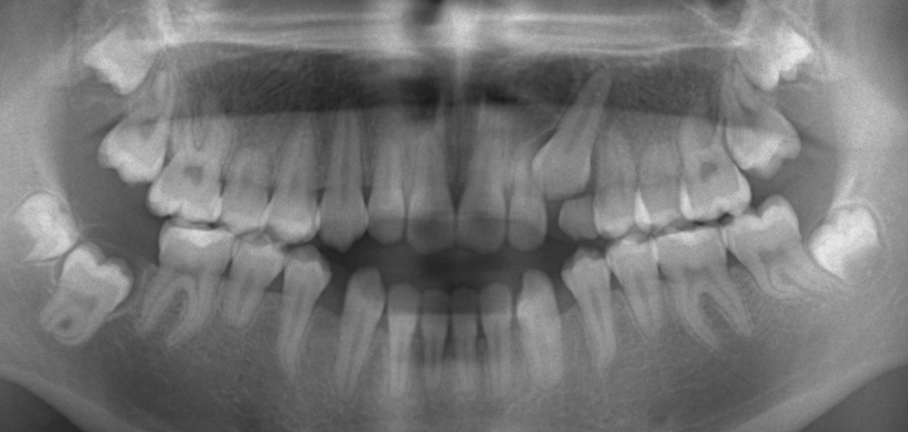
#> input picture _Data/Radiographs/extra/Cropped/24_cropped.tif, 1816 x 864 px, found by its file name (shown at 1/2 size)
$ python molar.py   (Python 2 division)
#> lines starting #> are read from the running program, lines starting #| are printed output that depends on the picture; pictures that were not available may be replaced by others from this repository, and a replacement may not be noted
import cv2
import cv2.cv as cv
import numpy as np
import numpy.ma as ma
import matplotlib.pyplot as plt
import math
import PIL
from PIL import Image
import sys
import datetime
from PIL import ImageFilter
import fnmatch
import os
import time
import argparse
from sklearn.cluster import AffinityPropagation
from sklearn import metrics
import scipy


def createX(directory, nbDim=60*60):
    '''
    Create an array that contains all the images in directory.
    @return np.array, shape=(nb images in directory, nb pixels in image)
    '''

    filenames = fnmatch.filter(os.listdir(directory),'*.png')
    nbImages = len(filenames)
    X = np.zeros( (nbImages,nbDim) )#, dtype=np.uint8 )
    for i,filename in enumerate( filenames ):
        file_in = directory+"/"+filename
        img = cv2.imread(file_in)
        gray = cv2.cvtColor(img, cv2.COLOR_BGR2GRAY)
        gray = cv2.equalizeHist(gray)
        X[i,:] = gray.flatten()
    print X.dtype
    return X


def pca(X, nb_components=0):
    '''
    Do a PCA analysis on X
    @param X:                np.array containing the samples
                             shape = (nb samples, nb dimensions of each sample)
    @param nb_components:    the nb components we're interested in
    @return: return the nb_components largest eigenvalues and eigenvectors of the covariance matrix and return the average sample
    '''
#> called with X = array of shape (0, 7000), nb_components = 0
    [n,d] = X.shape

    '''n: number of images; d=total pixels'''

    if (nb_components <= 0) or (nb_components>n):
        nb_components = n

    #Compute the averaged matrix
    mu = np.mean(X,axis=0)
    Xaver = X - mu

    #Compute the covariance matrix:
    #Two ways of doing it: by hand (first) or by method (second)
    #Note: it's not actually the covariant matrix

    covMat = (np.mat(Xaver)*np.mat(Xaver).T)/(d-1)
    #covMat = np.cov(Xaver)

    #Compute eigenvalues and eigenvector
    #Using the function "eigh" for symmetric matrices, gives worse results
    #I use the approximate method
    eigenvalue, eigenvector = np.linalg.eig(covMat)
    eigenvector = np.mat(Xaver).T*np.mat(eigenvector)

    #Normalize eigenvectors
    norm = np.zeros(nb_components)
    for i in range(nb_components):
        norm[i] = np.linalg.norm(eigenvector[:,i])
    eigenvector = eigenvector/norm

    #method argsort gives the indices that would sort an array
    indices = np.argsort(eigenvalue)
    indices = indices[::-1]
    eigenvalue = sorted(eigenvalue,reverse=True)
    eigenvector = eigenvector[:,indices]
    eigenvalue = eigenvalue[:nb_components]
    eigenvector = eigenvector[:,np.arange(nb_components)]

    return eigenvalue, eigenvector, mu


def database(nbPixelsHeight,nbPixelsWide, directoryPositive, directoryNegative):

    for filename in fnmatch.filter(os.listdir(directoryPositive),'*.png'):
        file_in = directoryPositive+filename
        file_out = directoryPositive+'Rescaled/'+filename
        img = cv2.imread(file_in)

        gray = cv2.cvtColor(img, cv2.COLOR_BGR2GRAY)

        dim = (nbPixelsWide, nbPixelsHeight)
        gray = cv2.resize(gray, dim, interpolation = cv2.INTER_AREA)

        cv2.imwrite(file_out, gray)


    for filename in fnmatch.filter(os.listdir(directoryNegative),'*.png'):
        file_in = directoryNegative+filename
        file_out = directoryNegative+'Rescaled/'+filename
        img = cv2.imread(file_in)

        gray = cv2.cvtColor(img, cv2.COLOR_BGR2GRAY)

        dim = (nbPixelsWide, nbPixelsHeight)
        gray = cv2.resize(gray, dim, interpolation = cv2.INTER_AREA)

        cv2.imwrite(file_out, gray)


def project(W, X, mu):
    '''
    Project X on the space spanned by the vectors in W.
    mu is the average image.
    '''

    [n,d] = W.shape
    Y = np.zeros(d)

    for i in range(d):
        Y[i] = np.mat(X-mu)*np.mat(W[:,i])

    return Y


def reconstruct(W, Y, mu):
    '''
    Reconstruct an image based on its PCA-coefficients Y, the eigenvectors W and the average mu.
    '''

    [n,d] = W.shape
    X = np.zeros(n)
    X += mu
    X=X.reshape(n,1)

    for i in range(d):
        X = X + W[:,i]*Y[i]


    return X

def normalize(img):
    '''
    Normalize an image such that it min=0 , max=255 and type is np.uint8
    '''
    return (img*(255./(np.max(img)-np.min(img)))+np.min(img)).astype(np.uint8)


def sliding_window(image,imageEdges, stepSize, windowSize):
	# slide a window across the image
	for y in xrange(0, image.shape[0], stepSize):
		for x in xrange(0, image.shape[1], stepSize):
			# yield the current window GENERATOR (can only be iterated once)
			yield (x, y, image[y:y + windowSize[1], x:x + windowSize[0]],
			             imageEdges[y:y + windowSize[1], x:x + windowSize[0]])

def sliding_windowSimple(image, stepSize, windowSize):
	# slide a window across the image
	for y in xrange(0, image.shape[0], stepSize):
		for x in xrange(0, image.shape[1], stepSize):
			# yield the current window GENERATOR (can only be iterated once)
			yield (x, y, image[y:y + windowSize[1], x:x + windowSize[0]])


if __name__ == '__main__':

    #nbPixels = number of pixels in one of the dimensions of the image

    nbPixelsHeight = 100
    nbPixelsWide = 70

    #database resizes the picture sof the molars with the same size nbPixels x nbPixels

    directoryPositive = '_Data/Radiographs/PositiveMolars/'
    directoryNegative = '_Data/Radiographs/NegativeMolars/'
    database(nbPixelsHeight, nbPixelsWide, directoryPositive,directoryNegative)

    directoryPositiveEdges = '_Data/Radiographs/PositiveMolarsEdges/'
    directoryNegativeEdges = '_Data/Radiographs/NegativeMolarsEdges/'
    database(nbPixelsHeight, nbPixelsWide, directoryPositiveEdges,directoryNegativeEdges)

    #X is the vector with the pixels of the images for PCA

    X = createX('_Data/Radiographs/PositiveMolars/Rescaled',nbPixelsHeight*nbPixelsWide)
    XNonMolar = createX('_Data/Radiographs/NegativeMolars/Rescaled',nbPixelsHeight*nbPixelsWide)

    XEdges = createX('_Data/Radiographs/PositiveMolarsEdges/Rescaled',nbPixelsHeight*nbPixelsWide)
    XNonMolarEdges = createX('_Data/Radiographs/NegativeMolarsEdges/Rescaled',nbPixelsHeight*nbPixelsWide)


    #pca(X) makes PCA of the X vector and returns eigenvalues, eigenvectors and mean

    [eigenvaluesMolar, eigenvectorsMolar, muMolar] = pca(X)
    [eigenvaluesNonMolar, eigenvectorsNonMolar, muNonMolar] = pca(XNonMolar)
    [eigenvaluesMolarEdges, eigenvectorsMolarEdges, muMolarEdges] = pca(XEdges)
    [eigenvaluesNonMolarEdges, eigenvectorsNonMolarEdges, muNonMolarEdges] = pca(XNonMolarEdges)


    name = '24_cropped.tif'
    file_in = '_Data/Radiographs/extra/Cropped/'+name
    file_in2 = '_Data/Radiographs/extra/Cropped/Preprocess/Edges/'+name
    gray = cv2.imread(file_in,cv2.IMREAD_GRAYSCALE)
#> gray is the input picture: shape (864, 1816); min 26, max 237, mean 117.7
    dilation =  cv2.imread(file_in2,cv2.IMREAD_GRAYSCALE)

    length = 600
    r = float(length) / gray.shape[1]
#> r = 0.33
    dim = (length, int(gray.shape[0] * r))
#> dim = (600, 285)
    gray = cv2.resize(gray, dim, interpolation = cv2.INTER_AREA)
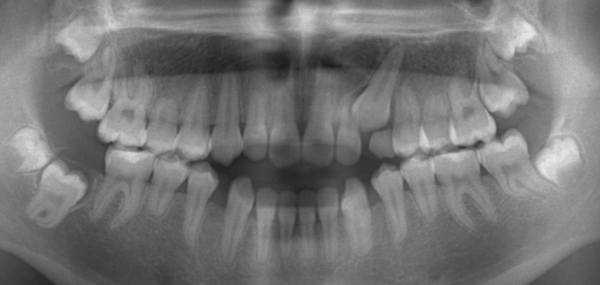
#> gray: shape (285, 600); min 27, max 233, mean 117.7
    dilation = cv2.resize(dilation, dim, interpolation = cv2.INTER_AREA)


    #The pixels of the window are the same as the pixels of the images

    (winW, winH) = (nbPixelsWide, nbPixelsHeight)
    windowX = np.zeros((nbPixelsWide*nbPixelsHeight,1))
    aux = 0
    #The window size will be actually much smaller
    windowInfo = np.zeros((dim[0]*dim[1],3))
    diff = 0


    for (x, y, window, windowEdges) in sliding_window(gray, dilation, stepSize=12, windowSize=(winW, winH)):
	# if the window does not meet our desired window size, ignore it
	if window.shape[0] != winH or window.shape[1] != winW:
	   continue

        show = True

        if show:
       	   clone = gray.copy()
	   cv2.rectangle(clone, (x, y), (x + winW, y + winH), (0, 255, 0), 2)
	   cv2.imshow("Window", clone)
	   cv2.waitKey(1)
	   time.sleep(0.025)


        grayWindow = cv2.equalizeHist(window)
        grayWindowEdges = cv2.equalizeHist(windowEdges)

        windowX = grayWindow.flatten()
        windowXEdges = grayWindowEdges.flatten()

        #project image on the subspace of the molar teeth

        YMolarTest = project(eigenvectorsMolar, windowX, muMolar)
        XMolarTest = reconstruct(eigenvectorsMolar, YMolarTest, muMolar)

        YMolarEdgesTest = project(eigenvectorsMolarEdges, windowXEdges, muMolarEdges)
        XMolarEdgesTest = reconstruct(eigenvectorsMolarEdges, YMolarEdgesTest, muMolarEdges)


        YNonMolarTest = project(eigenvectorsNonMolar, windowX, muNonMolar)
        XNonMolarTest = reconstruct(eigenvectorsNonMolar, YNonMolarTest, muNonMolar)

        YNonMolarEdgesTest = project(eigenvectorsNonMolarEdges.real, windowXEdges, muNonMolarEdges)
        XNonMolarEdgesTest = reconstruct(eigenvectorsNonMolarEdges, YNonMolarEdgesTest, muNonMolarEdges)


        windowX.resize((windowX.shape[0],1))
        windowXEdges.resize((windowX.shape[0],1))


        diffMolar = np.linalg.norm(windowX - XMolarTest) - np.linalg.norm(windowX - XNonMolarTest)
        diffEdges = np.linalg.norm(windowXEdges - XMolarEdgesTest) - np.linalg.norm(windowXEdges - XNonMolarEdgesTest)
        diff = diffEdges + diffMolar
        #diff = diffEdges

        #print diff
        if diffMolar < 0:
            #then the real image is more similar to the Molar images
            aux += 1
            windowInfo[aux] = [x,y,diff]
#> this loop made 1200 passes
#> (x, y) on passes 1 to 3: (0, 0), (12, 0), (24, 0)
#> pass 1, `cv2.imshow("Window", clone)`:
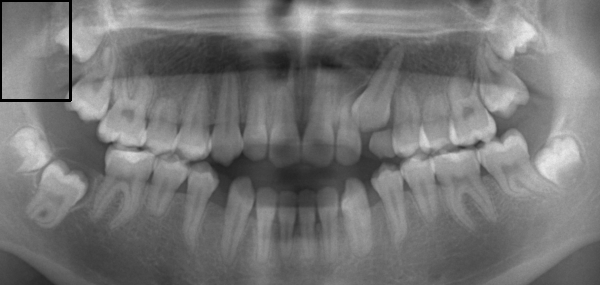
#> window 'Window': shape (285, 600); min 0, max 233, mean 117.1
#> pass 1, `grayWindow = cv2.equalizeHist(window)`:
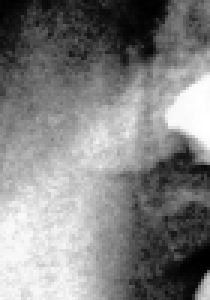
#> grayWindow: shape (100, 70) (shown 3 times larger); min 0, max 255, mean 129.5
#> pass 2, `cv2.imshow("Window", clone)`:
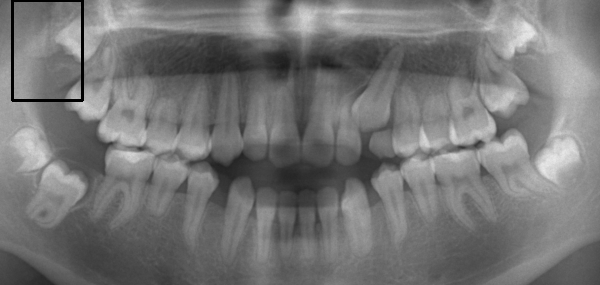
#> window 'Window': shape (285, 600); min 0, max 233, mean 116.9
#> pass 2, `grayWindow = cv2.equalizeHist(window)`:
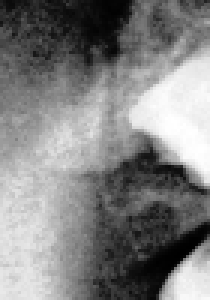
#> grayWindow: shape (100, 70) (shown 3 times larger); min 0, max 255, mean 129.3


    clonedImage = gray.copy()
#> (the run stopped early here; a loop or call above may not have finished)
